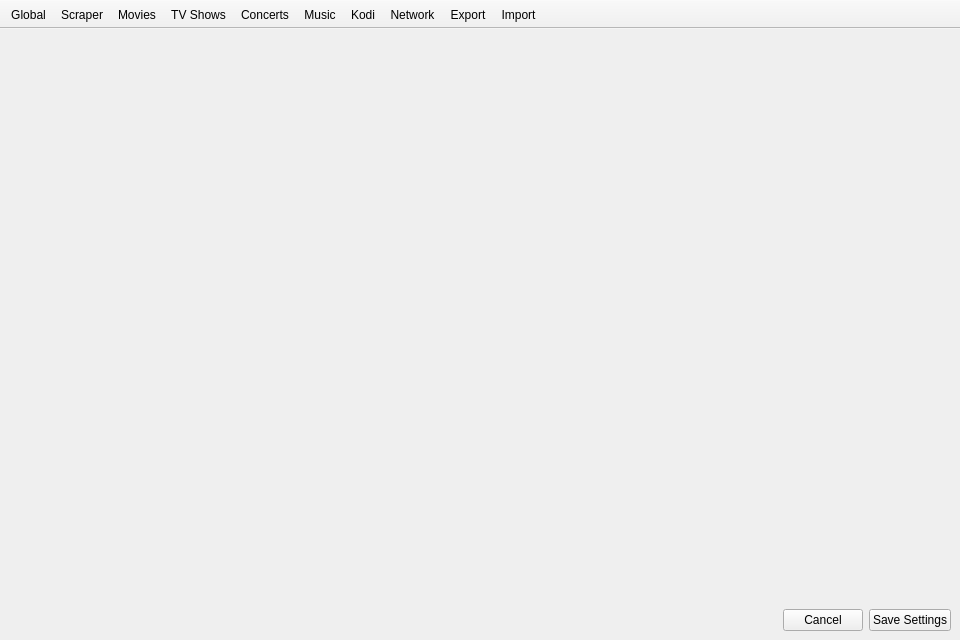
<?xml version="1.0" encoding="UTF-8"?>
<ui version="4.0">
 <class>SettingsWindow</class>
 <widget class="QMainWindow" name="SettingsWindow">
  <property name="geometry">
   <rect>
    <x>0</x>
    <y>0</y>
    <width>960</width>
    <height>640</height>
   </rect>
  </property>
  <property name="minimumSize">
   <size>
    <width>600</width>
    <height>480</height>
   </size>
  </property>
  <property name="windowTitle">
   <string>Settings</string>
  </property>
  <property name="unifiedTitleAndToolBarOnMac">
   <bool>false</bool>
  </property>
  <widget class="QWidget" name="centralwidget">
   <layout class="QVBoxLayout" name="verticalLayout">
    <item>
     <widget class="QStackedWidget" name="settingsTabs">
      <property name="currentIndex">
       <number>0</number>
      </property>
      <widget class="GlobalSettingsWidget" name="globalSettings"/>
      <widget class="ScraperSettingsWidget" name="scraperSettings"/>
      <widget class="MovieSettingsWidget" name="movieSettings"/>
      <widget class="TvShowSettingsWidget" name="tvShowSettings"/>
      <widget class="ConcertSettingsWidget" name="concertSettings"/>
      <widget class="MusicSettingsWidget" name="musicSettings"/>
      <widget class="KodiSettingsWidget" name="kodiSettings"/>
      <widget class="NetworkSettingsWidget" name="networkSettings"/>
      <widget class="ExportSettingsWidget" name="exportSettings"/>
      <widget class="ImportSettingsWidget" name="importSettings"/>
     </widget>
    </item>
    <item>
     <layout class="QHBoxLayout" name="horizontalLayoutButtons">
      <item>
       <spacer name="horizontalSpacerButtons">
        <property name="orientation">
         <enum>Qt::Horizontal</enum>
        </property>
        <property name="sizeHint" stdset="0">
         <size>
          <width>40</width>
          <height>20</height>
         </size>
        </property>
       </spacer>
      </item>
      <item>
       <widget class="QPushButton" name="btnCancel">
        <property name="text">
         <string>Cancel</string>
        </property>
       </widget>
      </item>
      <item>
       <widget class="QPushButton" name="btnSave">
        <property name="text">
         <string>Save Settings</string>
        </property>
       </widget>
      </item>
     </layout>
    </item>
   </layout>
  </widget>
  <widget class="QToolBar" name="toolBar">
   <property name="windowTitle">
    <string>toolBar</string>
   </property>
   <property name="movable">
    <bool>false</bool>
   </property>
   <property name="allowedAreas">
    <set>Qt::NoToolBarArea</set>
   </property>
   <property name="iconSize">
    <size>
     <width>32</width>
     <height>32</height>
    </size>
   </property>
   <property name="toolButtonStyle">
    <enum>Qt::ToolButtonTextUnderIcon</enum>
   </property>
   <property name="floatable">
    <bool>false</bool>
   </property>
   <attribute name="toolBarArea">
    <enum>TopToolBarArea</enum>
   </attribute>
   <attribute name="toolBarBreak">
    <bool>false</bool>
   </attribute>
   <addaction name="actionGlobal"/>
   <addaction name="actionScraper"/>
   <addaction name="actionMovies"/>
   <addaction name="actionTV_Shows"/>
   <addaction name="actionConcerts"/>
   <addaction name="actionMusic"/>
   <addaction name="actionXBMC"/>
   <addaction name="actionNetwork"/>
   <addaction name="actionExport"/>
   <addaction name="actionImport"/>
  </widget>
  <action name="actionMovies">
   <property name="text">
    <string>Movies</string>
   </property>
   <property name="page" stdset="0">
    <number>2</number>
   </property>
   <property name="iconName" stdset="0">
    <string notr="true">film</string>
   </property>
  </action>
  <action name="actionTV_Shows">
   <property name="text">
    <string>TV Shows</string>
   </property>
   <property name="page" stdset="0">
    <number>3</number>
   </property>
   <property name="iconName" stdset="0">
    <string notr="true">monitor</string>
   </property>
  </action>
  <action name="actionConcerts">
   <property name="text">
    <string>Concerts</string>
   </property>
   <property name="page" stdset="0">
    <number>4</number>
   </property>
   <property name="iconName" stdset="0">
    <string notr="true">micro</string>
   </property>
  </action>
  <action name="actionGlobal">
   <property name="text">
    <string>Global</string>
   </property>
   <property name="page" stdset="0">
    <number>0</number>
   </property>
   <property name="iconName" stdset="0">
    <string notr="true">tools</string>
   </property>
  </action>
  <action name="actionXBMC">
   <property name="text">
    <string>Kodi</string>
   </property>
   <property name="page" stdset="0">
    <number>6</number>
   </property>
   <property name="iconName" stdset="0">
    <string notr="true">network</string>
   </property>
  </action>
  <action name="actionNetwork">
   <property name="text">
    <string>Network</string>
   </property>
   <property name="page" stdset="0">
    <number>7</number>
   </property>
   <property name="iconName" stdset="0">
    <string notr="true">world</string>
   </property>
  </action>
  <action name="actionScraper">
   <property name="text">
    <string>Scraper</string>
   </property>
   <property name="page" stdset="0">
    <number>1</number>
   </property>
   <property name="iconName" stdset="0">
    <string notr="true">search</string>
   </property>
  </action>
  <action name="actionExport">
   <property name="text">
    <string>Export</string>
   </property>
   <property name="page" stdset="0">
    <number>8</number>
   </property>
   <property name="iconName" stdset="0">
    <string notr="true">cloud_upload</string>
   </property>
  </action>
  <action name="actionImport">
   <property name="text">
    <string>Import</string>
   </property>
   <property name="toolTip">
    <string>Import</string>
   </property>
   <property name="page" stdset="0">
    <number>9</number>
   </property>
   <property name="iconName" stdset="0">
    <string notr="true">download</string>
   </property>
  </action>
  <action name="actionMusic">
   <property name="text">
    <string>Music</string>
   </property>
   <property name="toolTip">
    <string>Music</string>
   </property>
   <property name="page" stdset="0">
    <number>5</number>
   </property>
   <property name="iconName" stdset="0">
    <string notr="true">music</string>
   </property>
  </action>
 </widget>
 <customwidgets>
  <customwidget>
   <class>GlobalSettingsWidget</class>
   <extends>QWidget</extends>
   <header>ui/settings/GlobalSettingsWidget.h</header>
   <container>1</container>
  </customwidget>
  <customwidget>
   <class>ExportSettingsWidget</class>
   <extends>QWidget</extends>
   <header>ui/settings/ExportSettingsWidget.h</header>
   <container>1</container>
  </customwidget>
  <customwidget>
   <class>ImportSettingsWidget</class>
   <extends>QWidget</extends>
   <header>ui/settings/ImportSettingsWidget.h</header>
   <container>1</container>
  </customwidget>
  <customwidget>
   <class>ScraperSettingsWidget</class>
   <extends>QWidget</extends>
   <header>ui/settings/ScraperSettingsWidget.h</header>
   <container>1</container>
  </customwidget>
  <customwidget>
   <class>MovieSettingsWidget</class>
   <extends>QWidget</extends>
   <header>ui/settings/MovieSettingsWidget.h</header>
   <container>1</container>
  </customwidget>
  <customwidget>
   <class>MusicSettingsWidget</class>
   <extends>QWidget</extends>
   <header>ui/settings/MusicSettingsWidget.h</header>
   <container>1</container>
  </customwidget>
  <customwidget>
   <class>KodiSettingsWidget</class>
   <extends>QWidget</extends>
   <header>ui/settings/KodiSettingsWidget.h</header>
   <container>1</container>
  </customwidget>
  <customwidget>
   <class>ConcertSettingsWidget</class>
   <extends>QWidget</extends>
   <header>ui/settings/ConcertSettingsWidget.h</header>
   <container>1</container>
  </customwidget>
  <customwidget>
   <class>TvShowSettingsWidget</class>
   <extends>QWidget</extends>
   <header>ui/settings/TvShowSettingsWidget.h</header>
   <container>1</container>
  </customwidget>
  <customwidget>
   <class>NetworkSettingsWidget</class>
   <extends>QWidget</extends>
   <header>ui/settings/NetworkSettingsWidget.h</header>
   <container>1</container>
  </customwidget>
 </customwidgets>
 <resources/>
 <connections>
  <connection>
   <sender>actionGlobal</sender>
   <signal>triggered()</signal>
   <receiver>SettingsWindow</receiver>
   <slot>onAction()</slot>
   <hints>
    <hint type="sourcelabel">
     <x>-1</x>
     <y>-1</y>
    </hint>
    <hint type="destinationlabel">
     <x>437</x>
     <y>296</y>
    </hint>
   </hints>
  </connection>
  <connection>
   <sender>actionConcerts</sender>
   <signal>triggered()</signal>
   <receiver>SettingsWindow</receiver>
   <slot>onAction()</slot>
   <hints>
    <hint type="sourcelabel">
     <x>-1</x>
     <y>-1</y>
    </hint>
    <hint type="destinationlabel">
     <x>437</x>
     <y>296</y>
    </hint>
   </hints>
  </connection>
  <connection>
   <sender>actionMovies</sender>
   <signal>triggered()</signal>
   <receiver>SettingsWindow</receiver>
   <slot>onAction()</slot>
   <hints>
    <hint type="sourcelabel">
     <x>-1</x>
     <y>-1</y>
    </hint>
    <hint type="destinationlabel">
     <x>437</x>
     <y>296</y>
    </hint>
   </hints>
  </connection>
  <connection>
   <sender>actionNetwork</sender>
   <signal>triggered()</signal>
   <receiver>SettingsWindow</receiver>
   <slot>onAction()</slot>
   <hints>
    <hint type="sourcelabel">
     <x>-1</x>
     <y>-1</y>
    </hint>
    <hint type="destinationlabel">
     <x>437</x>
     <y>296</y>
    </hint>
   </hints>
  </connection>
  <connection>
   <sender>actionScraper</sender>
   <signal>triggered()</signal>
   <receiver>SettingsWindow</receiver>
   <slot>onAction()</slot>
   <hints>
    <hint type="sourcelabel">
     <x>-1</x>
     <y>-1</y>
    </hint>
    <hint type="destinationlabel">
     <x>437</x>
     <y>296</y>
    </hint>
   </hints>
  </connection>
  <connection>
   <sender>actionTV_Shows</sender>
   <signal>triggered()</signal>
   <receiver>SettingsWindow</receiver>
   <slot>onAction()</slot>
   <hints>
    <hint type="sourcelabel">
     <x>-1</x>
     <y>-1</y>
    </hint>
    <hint type="destinationlabel">
     <x>437</x>
     <y>296</y>
    </hint>
   </hints>
  </connection>
  <connection>
   <sender>actionXBMC</sender>
   <signal>triggered()</signal>
   <receiver>SettingsWindow</receiver>
   <slot>onAction()</slot>
   <hints>
    <hint type="sourcelabel">
     <x>-1</x>
     <y>-1</y>
    </hint>
    <hint type="destinationlabel">
     <x>437</x>
     <y>296</y>
    </hint>
   </hints>
  </connection>
  <connection>
   <sender>actionExport</sender>
   <signal>triggered()</signal>
   <receiver>SettingsWindow</receiver>
   <slot>onAction()</slot>
   <hints>
    <hint type="sourcelabel">
     <x>-1</x>
     <y>-1</y>
    </hint>
    <hint type="destinationlabel">
     <x>437</x>
     <y>317</y>
    </hint>
   </hints>
  </connection>
  <connection>
   <sender>actionImport</sender>
   <signal>triggered()</signal>
   <receiver>SettingsWindow</receiver>
   <slot>onAction()</slot>
   <hints>
    <hint type="sourcelabel">
     <x>-1</x>
     <y>-1</y>
    </hint>
    <hint type="destinationlabel">
     <x>488</x>
     <y>312</y>
    </hint>
   </hints>
  </connection>
  <connection>
   <sender>actionMusic</sender>
   <signal>triggered()</signal>
   <receiver>SettingsWindow</receiver>
   <slot>onAction()</slot>
   <hints>
    <hint type="sourcelabel">
     <x>-1</x>
     <y>-1</y>
    </hint>
    <hint type="destinationlabel">
     <x>488</x>
     <y>312</y>
    </hint>
   </hints>
  </connection>
 </connections>
 <slots>
  <slot>onAction()</slot>
 </slots>
</ui>
